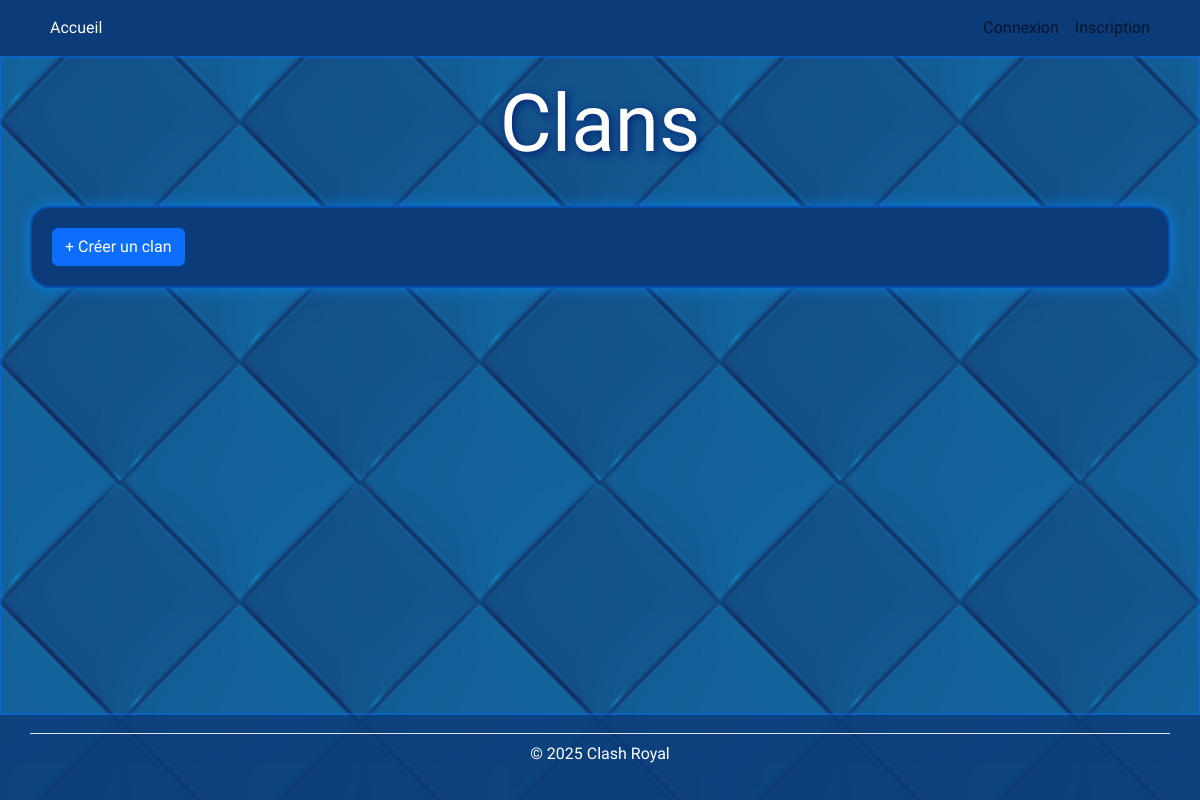
/vue/clan.php, run on an earlier commit of the app's database.
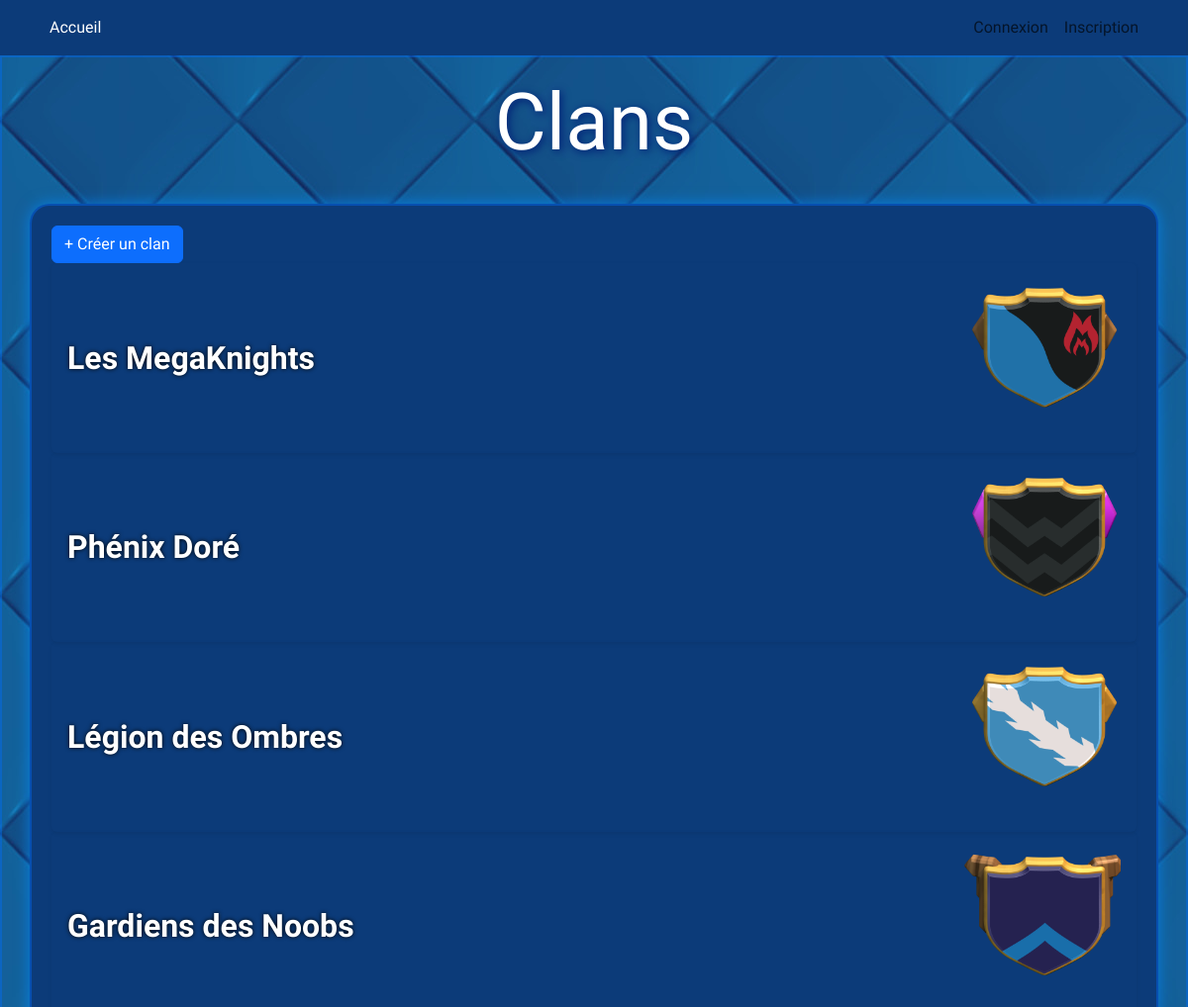
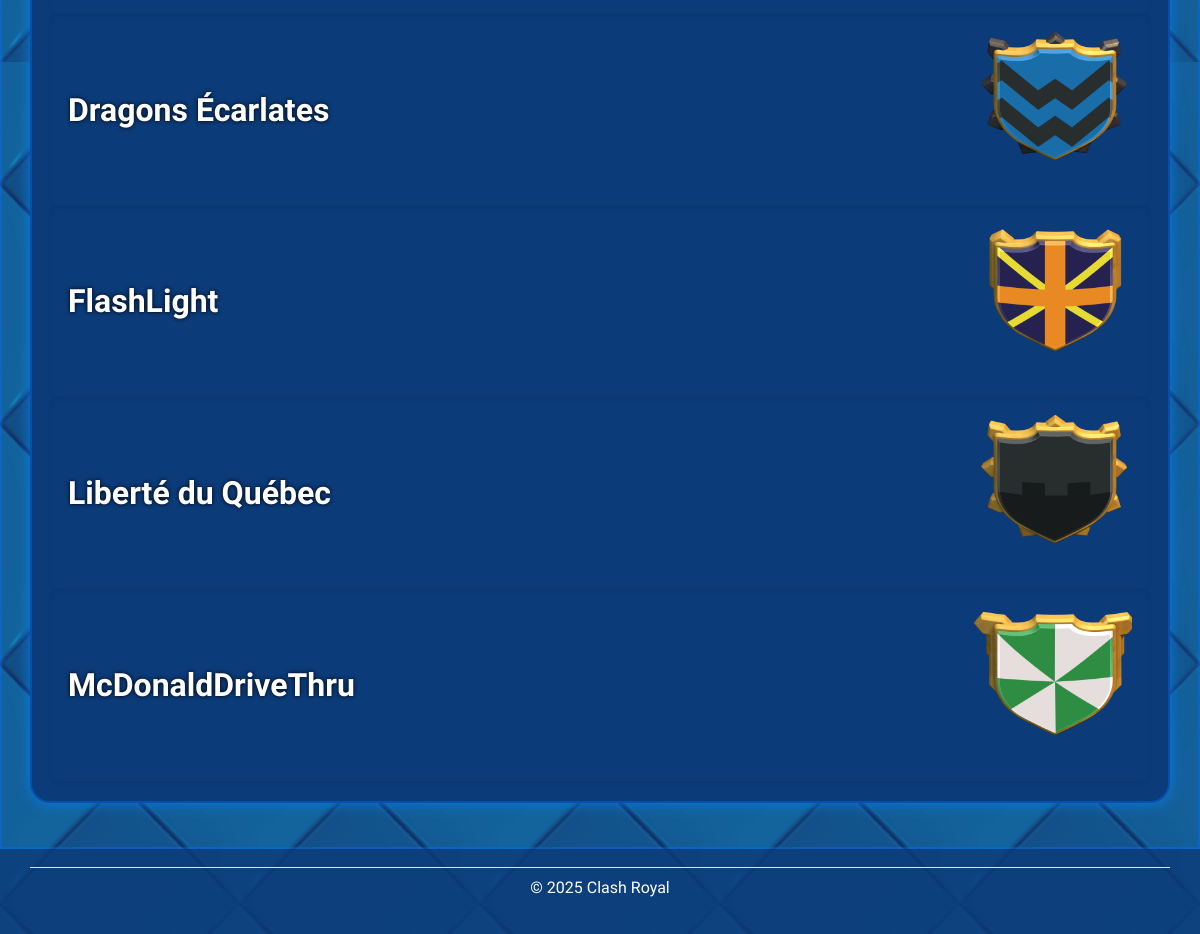
And on a later commit of the database (2 pictures, top to bottom).
### tables this page shows
CREATE TABLE Clan(
    Id_Clan INT AUTO_INCREMENT,
    nom_clan VARCHAR(150)  NOT NULL,
    description_clan VARCHAR(500)  NOT NULL,
    prive BOOLEAN NOT NULL,
    PRIMARY KEY(Id_Clan),
    UNIQUE(nom_clan)
);

### modele/modeleClan.php (called while the page is built, shortened)
<?php
class ModeleClan
{
    public static function ObtenirTous()
    {
        $connexion = BD::ObtenirConnexion();
        $req = $connexion->prepare(
            "SELECT * FROM Clan"
        );
        $req->execute();
        return $req;
    }
}

### vue/clan.php (the view, shortened to what this page needs)
<?php $titreOnglet = 'Clans';
require_once "modele/modeleClan.php"; ?>
<h1 class="text-center big-goofy-title"><?php echo $titreOnglet; ?></h1>
<div class="container bg-blue-900 tableau" id="tableau-clans">
    <div>
        <a href="index.php?action=afficherPageCreationClan" class="btn btn-primary btn-plus"> + Créer un clan</a>
        <?php
        $requeteClans = ModeleClan::ObtenirTous();
        while ($clan = $requeteClans->fetch()) {
        ?>
            <div class="card h-100 shadow-sm border-0">
                <div data-id="<?= $clan['Id_Clan'] ?>" class="card-body d-flex align-items-center justify-content-between">
                    <h3 data-id="<?= $clan['Id_Clan'] ?>" class="fw-bold mb-0 clan-name">
                        <?= htmlspecialchars($clan['nom_clan']) ?>
                    </h3>
                    <img data-id="<?= $clan['Id_Clan'] ?>"
                        src="Images/Clans/<?= htmlspecialchars($clan['Id_Clan']) ?>.png"
                        alt="<?= htmlspecialchars($clan['nom_clan']) ?>"
                        class="clan-image">
                </div>
            </div>
        <?php } ?>
    </div>
</div>
<?php $contenu = ob_get_clean(); ?>
<?php require 'vue/gabarit.php'; ?>

### vue/gabarit.php (shortened to what this page needs)
<!DOCTYPE html>
<html lang="fr">
<head>
    <link rel="stylesheet" href="css/style.css">
    <link href="https://cdn.jsdelivr.net/npm/bootstrap@5.3.8/dist/css/bootstrap.min.css" rel="stylesheet">
</head>
<body class="d-flex flex-column min-vh-100 p-0 m-0">
    <header class="bg-primary">
        <?php
        require_once 'vue/menu.php';
        ?>
    </header>
    <main class="pt-2 flex-fill bg-light">
        <?php
        echo $contenu;
        ?>
    </main>
    <footer>
        <p class="container text-center py-2 mt-2 border-top">&copy; 2025 Clash Royal </p>
    </footer>
</body>
</html>

### vue/menu.php (shortened to what this page needs)
<nav class="navbar navbar-expand-md bg-blue-900" aria-label="Navigation principale">
    <div class="container">
        <div class="collapse navbar-collapse" id="navbar">
            <ul class="navbar-nav me-auto">
                <li class="nav-item">
                    <a
                        class="nav-link <?php NavClass("afficherPageAccueil"); ?> <?php NavClassDefault(); ?>"
                        href="index.php?action=afficherPageAccueil">
                        Accueil
                    </a>
                </li>
            </ul>
            <ul class="navbar-nav">
                <?php if (!estConnecte()) { ?>
                <li class="nav-item">
                    <a
                        class="nav-link <?php NavClass("afficherPageConnexion"); ?>"
                        href="index.php?action=afficherPageConnexion">
                        Connexion
                    </a>
                </li>
                <li class="nav-item">
                    <a
                        class="nav-link <?php NavClass("afficherPageInscription"); ?>"
                        href="index.php?action=afficherPageInscription">
                        Inscription
                    </a>
                </li>
                <?php } ?>
            </ul>
        </div>
    </div>
</nav>
<?php
function NavClass($menu)
{
    if (isset($_GET['action']) && $_GET['action'] === $menu) {
        echo ' active ';
    }
}
function NavClassDefault()
{
    if (!isset($_GET['action'])) {
        echo ' active ';
    }
}
function estConnecte()
{
    return isset($_SESSION['utilisateur']);
}
?>

### css/style.css (style rules this page uses)
body, main { font-family: 'Luckiest Guy', cursive; color: white; background-image: url("../Images/Autres/Background.jpg"); background-repeat: repeat; background-size: auto; background-attachment: fixed; }
header { font-family: 'Luckiest Guy', cursive; }
.nav-link.active { color: #ffffff !important; }
main { border: 2px solid rgba(0, 110, 255, 0.4); padding-bottom: 20px; }
footer { font-family: 'Luckiest Guy', cursive; text-align: center; padding: 10px; background-color: rgba(12, 59, 121, 0.8); color: white; position: relative; bottom: 0; width: 100%; padding-top: 10px; }
#tableau-carte, #tableau-clans { padding: 20px; }
.tableau { border-radius: 20px; border: 2px solid rgba(0, 110, 255, 0.4); box-shadow: 0 0 15px rgba(0, 140, 255, 0.7); padding: 2%; margin: 2%; }
#tableau-carte .card, #tableau-clans .card, #deck .card { background: transparent ; border: none ; box-shadow: none ; color: white ; text-shadow: 0 0 4px black; font-family: 'Luckiest Guy', cursive; font-size: 16px; transition: transform 0.2s ease, filter 0.2s ease; }
.bg-blue-900 { background-color: #0c3b79; }
.big-goofy-title { font-size: 5rem; text-shadow: 2px 2px 8px rgb(2, 29, 117); stroke: url(#ffffff); padding: 10px; }
.clan-name { font-size: 2rem; color: #fff; }
.clan-image { width: 15%; height: auto; }

What changed in the data, as far as the page shows it:
added clan: nom_clan "Les MegaKnights", shows a picture
added clan: nom_clan "Phénix Doré", shows a picture
added clan: nom_clan "Légion des Ombres", shows a picture
added clan: nom_clan "Gardiens des Noobs", shows a picture
added clan: nom_clan "Dragons Écarlates", shows a picture
added clan: nom_clan "FlashLight", shows a picture
added clan: nom_clan "Liberté du Québec", shows a picture
added clan: nom_clan "McDonaldDriveThru", shows a picture
